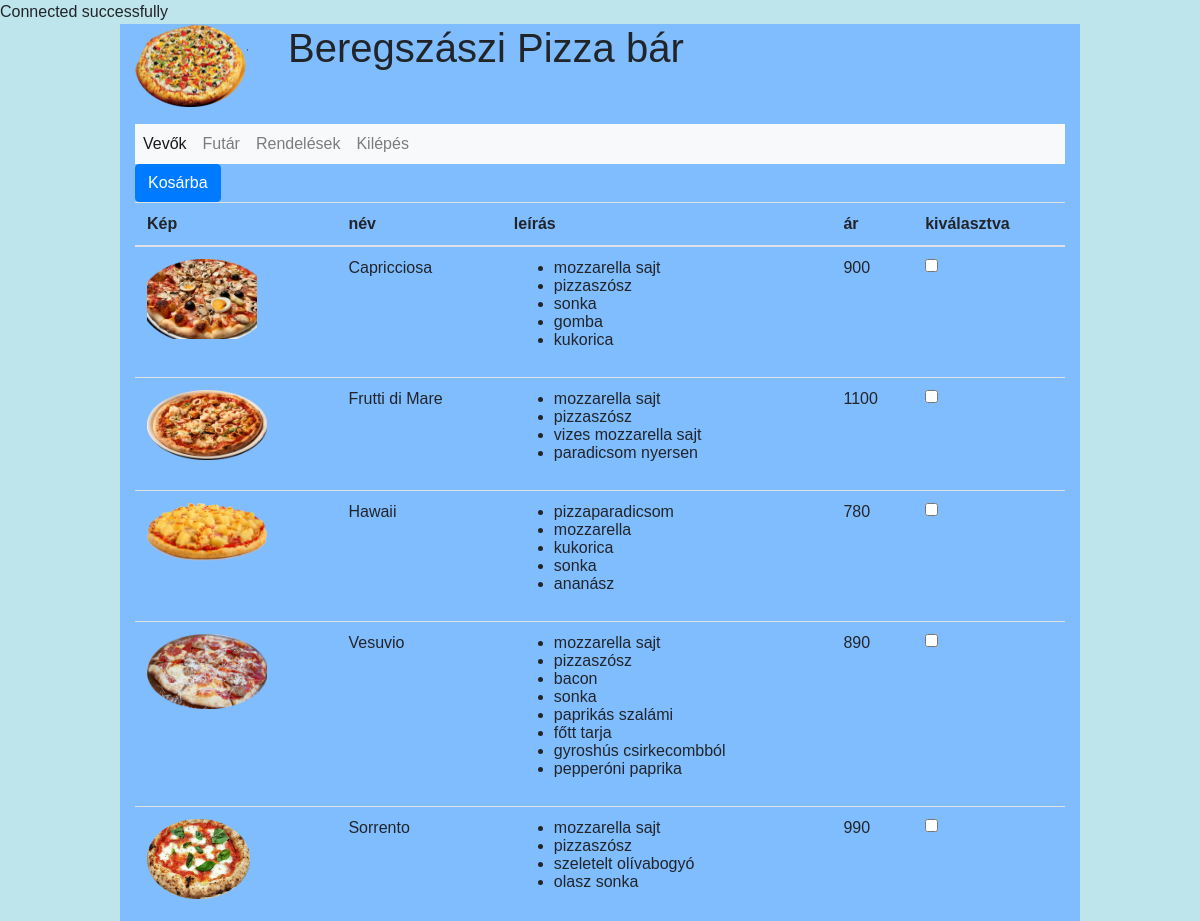
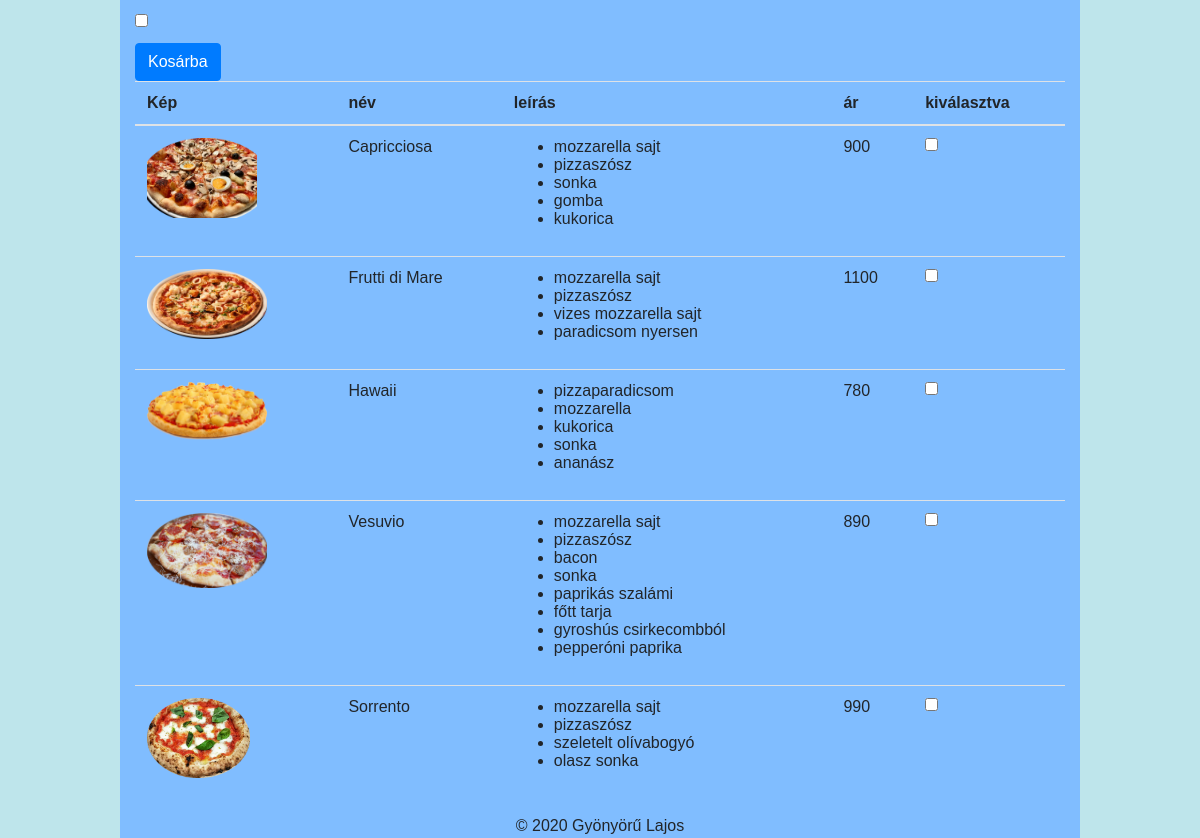
The page /pizzabar/index.php?menu=vevok (signed in) on the database its author committed (2 pictures, top to bottom).
### tables this page shows
CREATE TABLE `ppizza` (
  `pazon` int(1) NOT NULL AUTO_INCREMENT,
  `pnev` varchar(14) DEFAULT NULL,
  `par` int(4) DEFAULT NULL,
  `pimages` varchar(24) DEFAULT NULL,
  `pleiras` varchar(114) DEFAULT NULL,
  PRIMARY KEY (`pazon`)
);

### pizzabar/etlap.php (the view, shortened to what this page needs)
<form method="POST">
    <input class="btn btn-primary" type="submit" value="Kosárba">
<table class="table ">
    <thead>
        <tr>
            <th>Kép</th>
            <th>név</th>
            <th>leírás</th>
            <th>ár</th>
            <th>kiválasztva</th>
        </tr>
    </thead>
    <tbody>
<?php
$result=$conn->query("SELECT `pazon`,`pnev`,`par`,`pimages`,`pleiras` FROM `ppizza` WHERE 1");
while ($row=$result->fetch_assoc()){
    $leiras = '<ul>';
    foreach (explode(",", $row['pleiras']) as $value) {
        $leiras .= '<li>'.$value.'</li>';
    }
    $leiras .='</ul>';
    echo '<tr>'
            .'<td><img src="images/Pizza_'.$row['pnev'].'.png" class="PizzaKep"  alt="images/Pizza_'.$row['pnev'].'.png" title="images/Pizza'.$row['pnev'].'.png"></td>'
            .'<td>'.$row['pnev'].'</td>'
            .'<td>'.$leiras.'</td>'
            .'<td>'.$row['par'].'</td>'
            .'<td><input type="checkbox" name="pizzaid[]" value="'.$row['pazon'].'"/></td>'
        .'</tr>';
}
?>
    </tbody></table><input type="checkbox" name="pizzaid[]" value="'.$row['pazon'].'"/>
</form>

### pizzabar/head.php (shortened to what this page needs)
<html>
    <head>
        <link rel="stylesheet" type="text/css" href="css/bootstrap.css"/>
        <link rel="stylesheet" type="text/css" href="css/pizzabar.css"/>
    </head>

### pizzabar/fejlec.php
<body>
        <div class="container">
            <header>
                <img src="images/PizzaLogo.png" id="logo" alt="Pizza logo" title="Pizza logo"/>
                <h1>Beregszászi Pizza bár</h1>
                </header>

### pizzabar/index.php (shortened to what this page needs)
<?php
$menupont= filter_input(INPUT_GET,"menu",FILTER_SANITIZE_STRING);
require_once './head.php';
require_once './fejlec.php';
if ($_SESSION["belepett"]) {
    require_once './menu.php';
    require_once './tartalom.php';
}else{
    require_once './login.php';
}
require_once './lablec.php';
?>

### pizzabar/menu.php
<nav class="nav navbar-expand-sm bg-light navbar-light">
                    <ul class="navbar-nav">
                        <li class="nav-item <?php echo ($menupont=="vevok"?"active":"");?>">
                            <a class="nav-link" href="index.php?menu=vevok">Vevők</a>
                        </li>
                        <li class="nav-item <?php echo ($menupont=="Futar"?"active":"")?>">
                            <a class="nav-link" href="index.php?menu=Futar">Futár</a>
                        </li>
                        <li class="nav-item <?php echo ($menupont=="Rendelesek"?"active":"")?>">
                            <a class="nav-link" href="index.php?menu=Rendelesek">Rendelések</a>
                        </li>
                        <li class="nav-item <?php echo ($menupont=="Kilepes"?"active":"")?>">
                            <a class="nav-link" href="index.php?menu=Kilepes">Kilépés</a>
                        </li>
                    </ul>
                </nav>

### pizzabar/tartalom.php (shortened to what this page needs)
<?php
switch ($menupont){
    case "vevok":
        require_once './vevok.php';
        break;
}

### pizzabar/vevok.php (shortened to what this page needs)
<?php
if (filter_input(INPUT_POST,"kosar",FILTER_VALIDATE_BOOLEAN,FILTER_NULL_ON_FAILURE)) {
    require_once './kosar.php';
}elseif(filter_input(INPUT_POST, "fizet", FILTER_VALIDATE_BOOLEAN, FILTER_NULL_ON_FAILURE)){
require_once './fizet.php';
} else {
require_once './etlap.php';
}
?>
<form method="post">
    <input class="btn btn-primary" type="submit" value="Kosárba"/>
<table class="table ">
    <thead>
        <tr>
            <th>Kép</th>
            <th>név</th>
            <th>leírás</th>
            <th>ár</th>
            <th>kiválasztva</th>
        </tr>
    </thead>
    <tbody>
<?php
$result=$conn->query("SELECT `pazon`,`pnev`,`par`,`pimages`,`pleiras` FROM `ppizza` WHERE 1");
while ($row=$result->fetch_assoc()){
    $leiras = '<ul>';
    foreach (explode(",", $row['pleiras']) as $value) {
        $leiras .= '<li>'.$value.'</li>';
    }
    $leiras .='</ul>';
    echo '<tr>'
            .'<td><img src="images/Pizza_'.$row['pnev'].'.png" class="PizzaKep"  alt="images/Pizza_'.$row['pnev'].'.png" title="images/Pizza'.$row['pnev'].'.png"></td>'
            .'<td>'.$row['pnev'].'</td>'
            .'<td>'.$leiras.'</td>'
            .'<td>'.$row['par'].'</td>'
            .'<td><input type="checkbox" name="pizzaid[]" value="'.$row['pazon'].'"/></td>'
        .'</tr>';
}
?>
</tbody>
</table>
</form>

### pizzabar/lablec.php
<footer>
    &COPY; 2020 Gyönyörű Lajos
</footer>
        </div>
    </body>
</html>

### pizzabar/css/pizzabar.css (style rules this page uses)
body { background-color: #bee5eb; font-family: "Comic Sans MS",cursive,sans-serif; }
.container { background-color: #80bdff; width: 80%; margin: 0px auto; }
header { height: 100px; }
#logo { float: left; margin-right: 40px; }
footer { text-align: center; }
.PizzaKep { max-width: 120px; width: auto; max-height: 80px; height: auto; }

### rows shown on the page
ppizza: pnev (picture), pnev "Capricciosa", pleiras "mozzarella sajt", pleiras "pizzaszósz", pleiras "sonka", pleiras "gomba", pleiras "kukorica", par "900"
ppizza: pnev (picture), pnev "Frutti di Mare", pleiras "mozzarella sajt", pleiras "pizzaszósz", pleiras "vizes mozzarella sajt", pleiras "paradicsom nyersen", par "1100"
ppizza: pnev (picture), pnev "Hawaii", pleiras "pizzaparadicsom", pleiras "mozzarella", pleiras "kukorica", pleiras "sonka", pleiras "ananász", par "780"
ppizza: pnev (picture), pnev "Vesuvio", pleiras "mozzarella sajt", pleiras "pizzaszósz", pleiras "bacon", pleiras "sonka", pleiras "paprikás szalámi", pleiras "főtt tarja", pleiras "gyroshús csirkecombból", pleiras "pepperóni paprika", par "890"
ppizza: pnev (picture), pnev "Sorrento", pleiras "mozzarella sajt", pleiras "pizzaszósz", pleiras "szeletelt olívabogyó", pleiras "olasz sonka", par "990"
